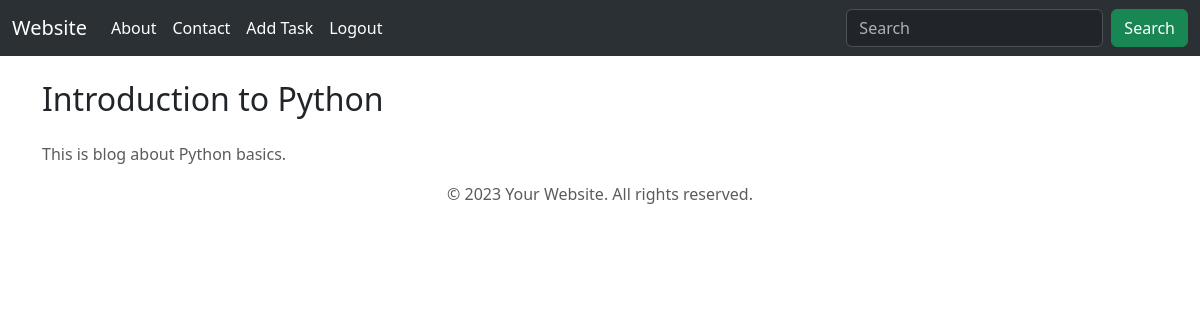
/blog/introduction-to-python/, run on the app's committed database.
### module1/models.py (models this page shows, shortened)
class Blog(models.Model):
    title = models.CharField(max_length=200)
    content = models.TextField()
    slug = models.SlugField(unique=True, blank=True)

### module1/views.py (the view)
# urls.py: path('blog/<slug:slug>/',views.blog_details, name="blog_details"),
def blog_details(request, slug):
    blog = get_object_or_404(Blog, slug=slug)
    return render(request, 'blog_detail.html', {'blog': blog})

### templates/blog_detail.html
{% extends 'base.html' %}
{% block content %}
<div class="container">
    <h2 class="my-4">{{ blog.title }}</h2>
    <p class="text-muted"> {{ blog.content }}</p>
</div>
{% endblock %}

### data on the page
Blog: title "Introduction to Python", content "This is blog about Python basics."
